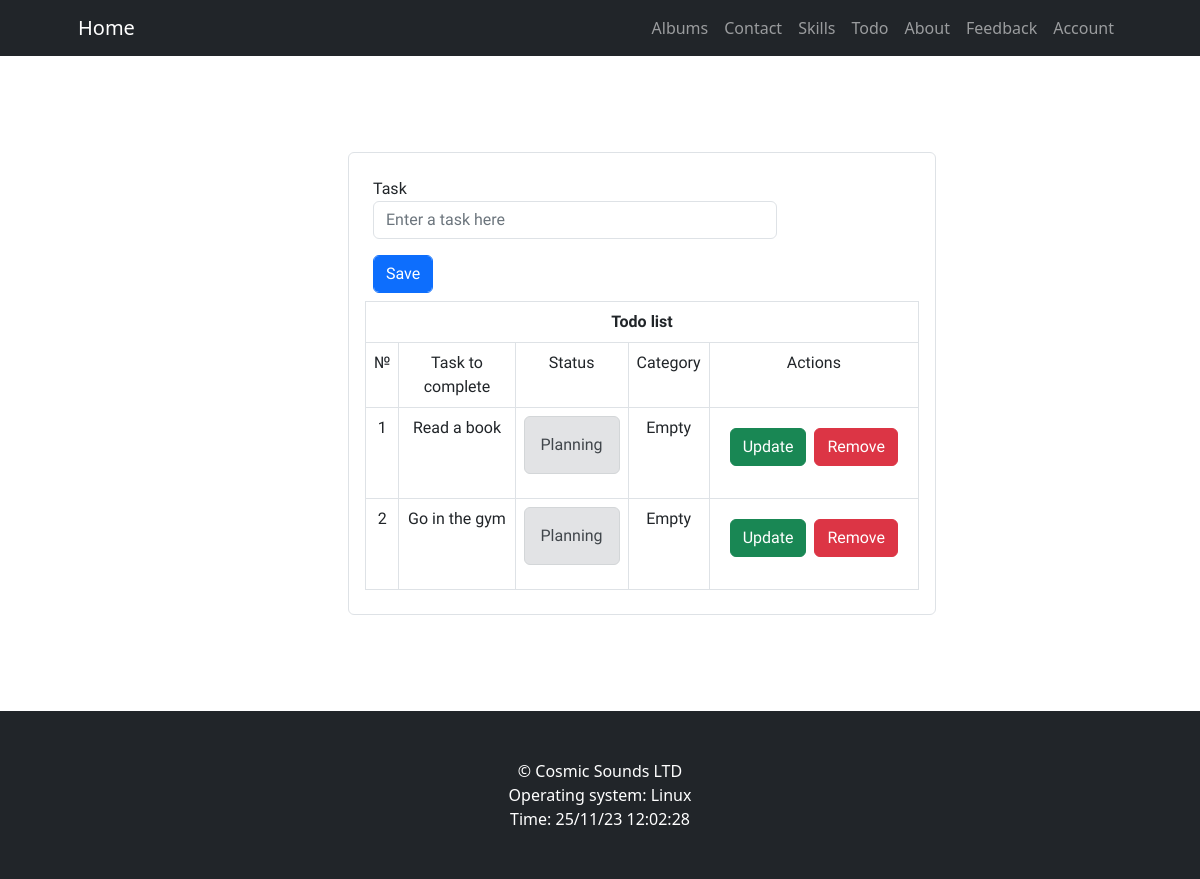
Page /todo (signed in) on the committed database.
### app/helpers/database.py (models this page shows, shortened)
class HandleTodos(Todo):
    def show(self, id):
        todos = db.session.query(Todo).where(Todo.user_id == id)
        return todos

### app/views.py (the view)
@app.route("/todo")
@login_required
def todo_list():
    title = "Todo list"
    form = TodoForm()
    handle = database.HandleTodos()
    todo = handle.show(current_user.get_id())
    return render_template("todo.html", title=title, form=form, todo=todo)

### app/forms.py
class TodoForm(FlaskForm):
    task = StringField("Task", validators=[DataRequired(), Length(min=4, max=20)], render_kw={"placeholder": "Enter a task here"})
    save = SubmitField("Save")

### app/models.py (called while the page is built)
@login_manager.user_loader
def user_loader(user_id):
    return Users.query.get(user_id)

### app/views.py (called while the page is built)
@app.context_processor
def base():
    now = datetime.datetime.now()
    time = now.strftime("%d/%m/%y %H:%M:%S")
    menu = [
        {"text": "Albums", "link": url_for("albums")},
        {"text": "Contact", "link": url_for("contact")},
        {"text": "Skills", "link": url_for("skills")},
        {"text": "Todo", "link": url_for("todo_list")},
        {"text": "About", "link": url_for("about")},
        {"text": "Feedback", "link": url_for("feedback")},
    ]
    if current_user.is_anonymous:
        menu.extend([
            {"text": "Login", "link": url_for("login")},
            {"text": "Register", "link": url_for("register")}
        ])
    else:
        menu.append(
            {"text": "Account", "link": url_for("account")},
        )
    return dict(
        platform=platform,
        time=time,
        menu=menu)

### app/templates/todo.html (shortened to what this page needs)
{% extends "base.html" %}
{% import "_fields.html" as field %}
{% block content %}
<div class="container mx-auto p-3">
    <div class="col-md-7 offset-md-3 border rounded p-3">
        <form action="{{ url_for('add_todo') }}" method="post">
            {{ field.todo_form(form) }}
        </form>
        <div class="table-responsive">
            <table aria-describedby="todo" class="table table-bordered mb-2">
                <thead>
                    <th colspan="5" class="text-center">
                        Todo list
                    </th>
                </thead>
                <tr class="text-center">
                    <td>№</td>
                    <td>Task to complete</td>
                    <td>Status</td>
                    <td>Category</td>
                    <td>Actions</td>
                </tr>
                {% for task in todo %}
                <tr class="container text-center">
                    <td>{{ task.id }}</td>
                    <td>{{ task.task }}</td>
                    <td>
                        {% if task.status != "Completed" %}
                        <div class="alert alert-secondary">{{ task.status }}</div>
                        {% else %}
                        <div class="alert alert-success">{{ task.status }}</div>
                        {% endif %}
                    </td>
                    <td>{{ task.category }}</td>
                    <td>
                        <div class="d-flex justify-content-center p-2">
                            <form action="{{ url_for('update_todo', id=task.id) }}" method="post" class="p-1">
                                <input type="submit" value="Update" class="btn btn-success">
                            </form>
                            <form action="{{ url_for('remove_todo', id=task.id) }}" method="post" class="p-1">
                                <input type="submit" value="Remove" class="btn btn-danger">
                            </form>
                        </div>
                    </td>
                </tr>
                {% endfor %}
            </table>
        </div>
    </div>
</div>
{% endblock %}

### app/templates/base.html (shortened to what this page needs)
<!DOCTYPE html>
<html lang="en">
<head>
    {% block css %}
    <link rel="stylesheet" href="{{ url_for('static', filename='css/bootstrap.theme.css') }}">
    <link rel="stylesheet" href="{{ url_for('static', filename='css/styles.css') }}">
    {% endblock %}
</head>
<body>
    {% include "header.html" %}
    <div class="content">
        {% block content %}
        {% endblock %}
    </div>
    {% include "footer.html" %}
</body>
</html>

### app/templates/_fields.html (shortened to what this page needs)
{% macro todo_form(form) %}
<div class="form-group p-2">
    {{ form.task.label }}
    {{ form.task(class="border rounded form-control w-75") }}
</div>
<div class="form-group p-2">
    {{ form.save(class="btn btn-primary form-control w-auto") }}
</div>
{% endmacro %}

### app/templates/header.html (shortened to what this page needs)
<nav class="navbar navbar-expand-lg navbar-dark bg-dark">
    <div class="container px-lg-5">
        <a class="navbar-brand" href="{{ url_for('index') }}">Home</a>
        <div class="collapse navbar-collapse" id="navbarSupportedContent">
            <ul class="navbar-nav ms-auto mb-2 mb-lg-0">
                {% for item in menu %}
                <li class="nav-item"><a class="nav-link" href="{{ item.link }}"> {{ item.text }} </a></li>
                {% endfor %}
            </ul>
        </div>
    </div>
</nav>

### app/templates/footer.html
<footer class="py-5 bg-dark">
    <div class="container pb-0">
        <p class="m-0 text-center text-white">&copy; Cosmic Sounds LTD</p>
        <p class="m-0 text-center text-white">Operating system: {{ platform.system() }}</p>
        <p class="m-0 text-center text-white">Time: {{ time }}</p>
    </div>
</footer>

### app/static/css/styles.css (style rules this page uses)
:root { --title: 40px; --content: 20px; }
.content { padding: 10vh; font-family: 'Open Sans', sans-serif; }

### rows in the picture
HandleTodos: id "1", task "Read a book", status "Planning", category "Empty"
HandleTodos: id "2", task "Go in the gym", status "Planning", category "Empty"

### other values in the picture
{{ item.text }} "Albums" "Contact" "Skills" "Todo" "About" "Feedback" "Account"
{{ platform.system() }} "Linux"
